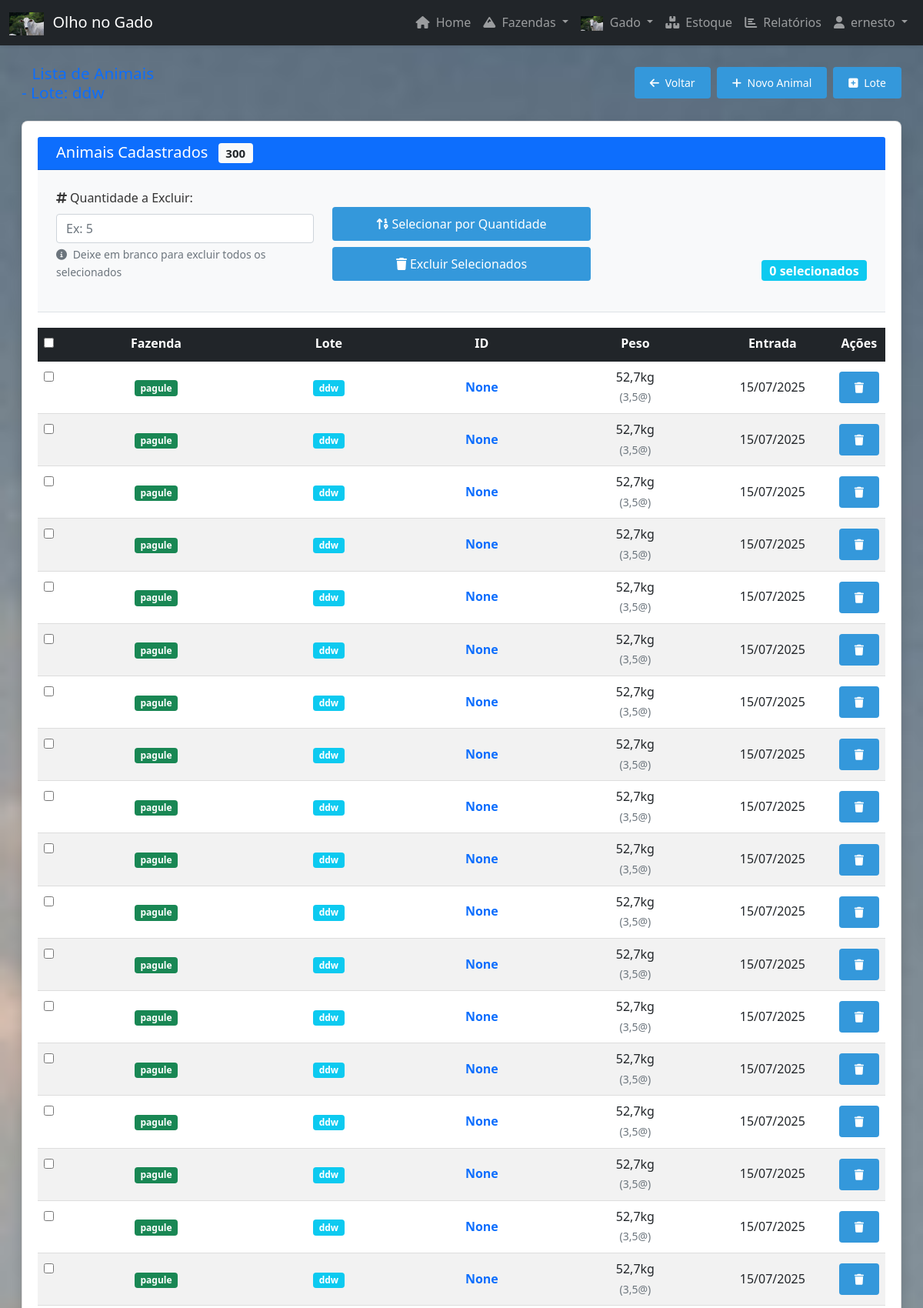
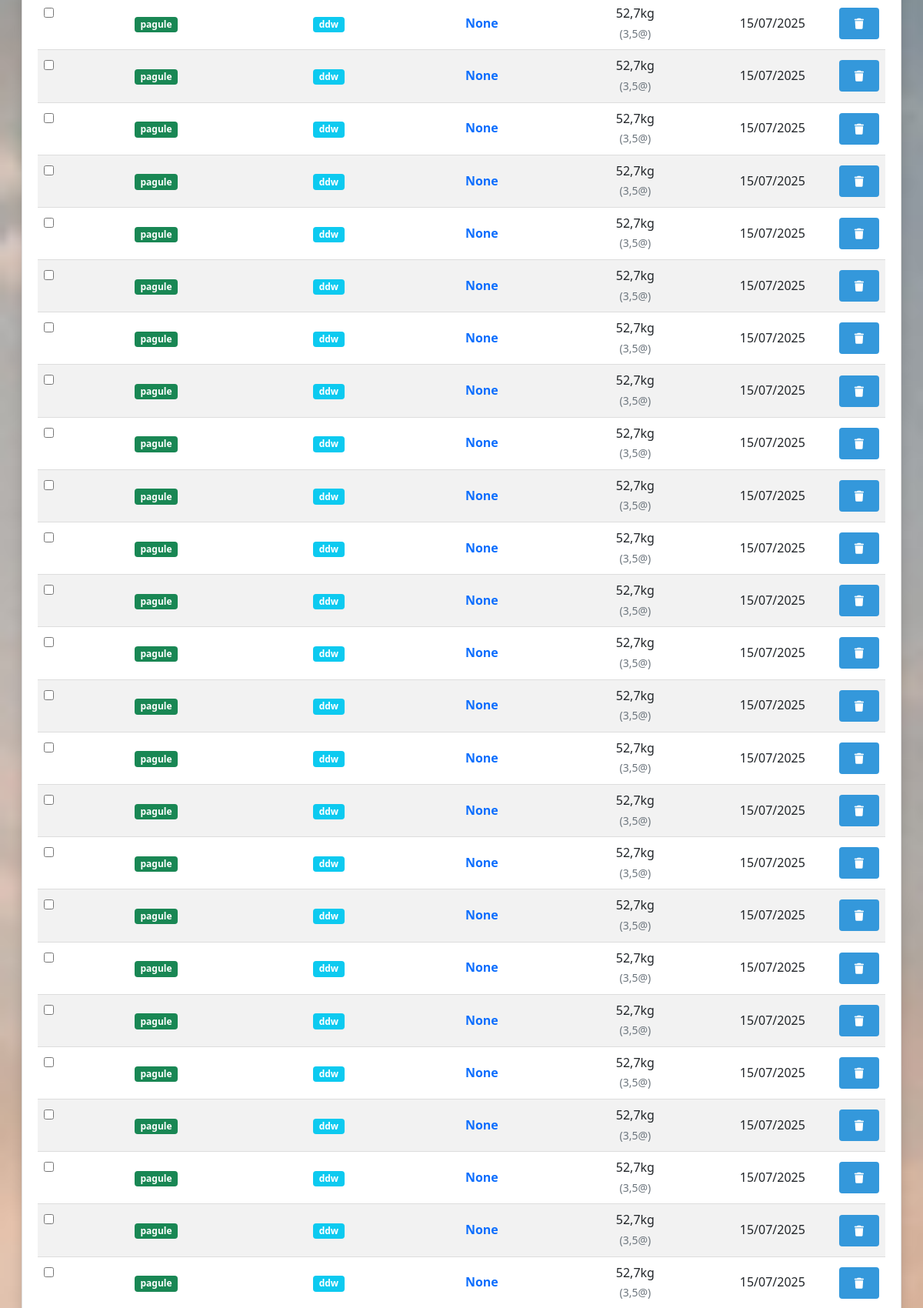
/gado/?lote=5 (signed in, upper part), run on the app's committed database (2 pictures, top to bottom).
### gado/models.py (models this page shows, shortened)
class Animal(models.Model):
    TIPO_CHOICES = [
        ('CORTE', 'Gado de Corte'),
        ('LEITE', 'Gado Leiteiro'),
    ]
    fazenda = models.ForeignKey(Fazenda, on_delete=models.CASCADE)
    lote = models.ForeignKey(Lote, on_delete=models.CASCADE, related_name='animais', verbose_name="Lote", null=True, blank=True)
    identificador = models.IntegerField("Identificador", unique=True, null=True, blank=True)
    tipo = models.CharField("Tipo de Gado", max_length=10, choices=TIPO_CHOICES, default='CORTE')
    data_entrada = models.DateField("Data de Entrada")
    data_de_saida = models.DateField("Data de Saída", blank=True, null=True)
    peso = models.DecimalField("Peso (kg)", max_digits=6, decimal_places=2)
    observacoes_baixa = models.TextField("Observações de Baixa", blank=True, null=True, help_text="Motivo da baixa ou observações sobre a saída do animal")
    is_active = models.BooleanField(default=True)
    user = models.ForeignKey(User, on_delete=models.CASCADE, null=True, blank=True)
    objects = ActiveManager()  # Manager padrão - apenas registros ativos
    all_objects = AllManager()  # Manager para todos os registros
    class Meta:
        verbose_name = "Animal"
        verbose_name_plural = "Animais"
    def peso_em_arrobas(self):
        return round(self.peso / 15, 2)

### fazendascdst/models.py (models this page shows, shortened)
class Fazenda(models.Model):
    user = models.ForeignKey(User, on_delete=models.CASCADE, null=True, blank=True)
    nome = models.CharField(max_length=100)
    localização = models.TextField()
    data_de_cadastro = models.DateField(auto_now_add=True)
    is_active = models.BooleanField(default=True)
    objects = ActiveManager()  # Manager padrão - apenas registros ativos
    all_objects = AllManager()  # Manager para todos os registros

class Lote(models.Model):
    user = models.ForeignKey(User, on_delete=models.CASCADE, null=True, blank=True)
    nome = models.CharField("Nome do Lote", max_length=100)
    fazenda = models.ForeignKey(Fazenda, on_delete=models.CASCADE, related_name='lotes')
    capacidade_maxima = models.IntegerField("Capacidade Máxima de Animais", null=True, blank=True)
    data_de_cadastro = models.DateField(auto_now_add=True)
    is_active = models.BooleanField(default=True)
    objects = ActiveManager()
    all_objects = AllManager()
    class Meta:
        verbose_name = "Lote"
        verbose_name_plural = "Lotes"
        unique_together = ['nome', 'fazenda']

### gado/views.py (the view)
# urls.py: path('', views.lista_animais, name='lista_animais'),
@login_required
def lista_animais(request):
    lote_id = request.GET.get('lote')
    if lote_id:
        lote = get_object_or_404(Lote, id=lote_id, user=request.user)
        animais = Animal.objects.filter(lote=lote, user=request.user, is_active=True).select_related('fazenda', 'lote')
        context = {
            'animais': animais,
            'lote_filtro': lote,
        }
    else:
        animais = Animal.objects.filter(user=request.user, is_active=True).select_related('fazenda', 'lote')
        context = {
            'animais': animais,
        }
    return render(request, 'gado/lista.html', context)

### fazendascdst/models.py (called while the page is built)
    def get_queryset(self):
        return super().get_queryset().filter(is_active=True)

### gado/models.py (called while the page is built)
    def get_queryset(self):
        return super().get_queryset().filter(is_active=True)

### templates/gado/lista.html (shortened to what this page needs)
{% extends 'base.html' %}
{% load static %}
{% block content %}
<div class="px-2 px-md-3">
    <div class="d-flex justify-content-between align-items-center mb-3 mb-md-4 flex-wrap">
        <h2 class="text-primary mb-2 mb-md-0" style="font-size: 1.3rem;">
            <span class="d-none d-sm-inline">Lista de </span>Animais
            {% if lote_filtro %}
                <br><small class="text-muted d-md-none">Lote: {{ lote_filtro.nome }}</small>
                <span class="d-none d-md-inline"> - Lote: {{ lote_filtro.nome }}</span>
            {% endif %}
        </h2>
        <div class="d-flex gap-2">
            {% if lote_filtro %}
                <a href="{% url 'overview_piquetes' %}" class="btn btn-secondary btn-sm">
                    <i class="fas fa-arrow-left me-1"></i>
                    <span class="d-none d-sm-inline">Voltar</span><span class="d-sm-none">Voltar</span>
                </a>
            {% endif %}
            <a href="{% url 'adicionar_animal' %}" class="btn btn-success btn-sm">
                <i class="fas fa-plus me-1"></i>
                <span class="d-none d-sm-inline">Novo Animal</span><span class="d-sm-none">Novo</span>
            </a>
            <a href="{% url 'batch_insert_animais' %}" class="btn btn-info btn-sm">
                <i class="fas fa-plus-square me-1"></i>
                <span class="d-none d-sm-inline">Lote</span><span class="d-sm-none">Lote</span>
            </a>
        </div>
    </div>
    <div class="card shadow">
        <div class="card-header bg-primary text-white">
            <h5 class="card-title mb-0">
                Animais Cadastrados
                <span class="badge bg-light text-dark ms-2">{{ animais.count }}</span>
            </h5>
        </div>
        <div class="card-body p-0">
            {% if animais %}
            <form method="post" action="{% url 'excluir_animais_lote' %}" id="form-excluir-lote">
                <div class="p-4 bg-light border-bottom">
                    <div class="row align-items-end">
                        <div class="col-sm-4 mb-3">
                            <label for="quantidadeExcluir" class="form-label">
                                <i class="fas fa-hashtag me-1"></i>Quantidade a Excluir:
                            </label>
                            <input type="number" class="form-control" id="quantidadeExcluir"
                                   min="1" max="{{ animais.count }}" placeholder="Ex: 5" onchange="validarQuantidadeExcluir()">
                            <div class="form-text">
                                <i class="fas fa-info-circle me-1"></i>
                                Deixe em branco para excluir todos os selecionados
                            </div>
                        </div>
                        <div class="col-sm-4 mb-3">
                            <div class="d-flex flex-column gap-2">
                                <button type="button" class="btn btn-warning" onclick="selecionarPorQuantidadeExcluir()">
                                    <i class="fas fa-sort-numeric-up me-1"></i>Selecionar por Quantidade
                                </button>
                                <button type="submit" class="btn btn-danger" onclick="return confirm('Tem certeza que deseja excluir os animais selecionados?')">
                                    <i class="fas fa-trash me-1"></i>Excluir Selecionados
                                </button>
                            </div>
                        </div>
                        <div class="col-sm-4 text-end mb-3">
                            <span class="badge bg-info fs-6" id="contadorSelecionados">0 selecionados</span>
                        </div>
                    </div>
                </div>
                <div class="table-responsive">
                    <table class="table table-hover mb-0">
                        <thead class="table-dark">
                            <tr>
                                <th><input type="checkbox" id="select-all"></th>
                                <th class="text-center" style="width: 25%;">Fazenda</th>
                                <th class="text-center" style="width: 20%;">Lote</th>
                                <th class="text-center" style="width: 20%;">ID</th>
                                <th class="text-center d-none d-md-table-cell" style="width: 20%;">Peso</th>
                                <th class="text-center d-none d-lg-table-cell" style="width: 15%;">Entrada</th>
                                <th class="text-center" style="width: 10%;">Ações</th>
                            </tr>
                        </thead>
                        <tbody>
                            {% for animal in animais %}
                            <tr>
                                <td><input type="checkbox" name="animais_ids" value="{{ animal.id }}"></td>
                                <td class="text-center align-middle">
                                    <span class="badge bg-success">{{ animal.fazenda.nome }}</span>
                                </td>
                                <td class="text-center align-middle">
                                    <span class="badge bg-info">{{ animal.lote.nome }}</span>
                                </td>
                                <td class="text-center align-middle">
                                    <strong class="text-primary">{{ animal.identificador }}</strong>
                                </td>
                                <td class="text-center align-middle d-none d-md-table-cell">
                                    {{ animal.peso|floatformat:1 }}kg<br>
                                    <small class="text-muted">({{ animal.peso_em_arrobas|floatformat:1 }}@)</small>
                                </td>
                                <td class="text-center align-middle d-none d-lg-table-cell">
                                    {{ animal.data_entrada|date:"d/m/Y" }}
                                </td>
                                <td class="text-center align-middle">
                                    <div class="btn-group" role="group">
                                        <button class="btn btn-outline-danger btn-sm" title="Excluir"
                                                onclick="deletarAnimal({{ animal.id }}, '{{ animal.identificador }}')">
                                            <i class="fas fa-trash"></i>
                                        </button>
                                    </div>
                                </td>
                            </tr>
                            {% endfor %}
                        </tbody>
                    </table>
                </div>
            </form>
            {% endif %}
        </div>
    </div>
</div>
{% endblock %}

### templates/base.html (shortened to what this page needs)
{% load static %}
<!DOCTYPE html>
<html lang="pt-BR">
<head>
    <link href="https://cdn.jsdelivr.net/npm/bootstrap@5.1.3/dist/css/bootstrap.min.css" rel="stylesheet">
    <link href="https://cdnjs.cloudflare.com/ajax/libs/font-awesome/6.0.0/css/all.min.css" rel="stylesheet">
    <link rel="stylesheet" href="{% static 'css/style.css' %}">
</head>
<body>
    <nav class="navbar navbar-expand-lg navbar-dark bg-dark shadow-sm">
        <div class="container-fluid">
            <a class="navbar-brand" href="{% url 'index' %}">
                <img src="{% static 'img/pexels-matheus-lara-1785960246-31026900.jpg' %}" alt="Trator" style="height: 1.5em; width: auto; vertical-align: middle; margin-right: 0.3em;">
                <span class="d-none d-md-inline">Olho no Gado</span>
            </a>
            <div class="collapse navbar-collapse" id="navbarNav">
                <ul class="navbar-nav ms-auto">
                    <li class="nav-item">
                        <a class="nav-link" href="{% url 'index' %}">
                            <i class="fas fa-home me-1"></i> Home
                        </a>
                    </li>
                    <li class="nav-item dropdown">
                        <a class="nav-link dropdown-toggle" href="#" id="fazendaDropdown" role="button"
                           data-bs-toggle="dropdown">
                            <i class="fas fa-mountain me-1"></i> Fazendas
                        </a>
                    </li>
                    <li class="nav-item dropdown">
                        <a class="nav-link dropdown-toggle" href="#" id="gadoDropdown" role="button"
                           data-bs-toggle="dropdown">
                            <img src="{% static 'img/pexels-matheus-lara-1785960246-31026900.jpg' %}" alt="Trator" style="height: 1.2em; width: auto; vertical-align: middle; margin-right: 0.3em;"> Gado
                        </a>
                    </li>
                    <li class="nav-item">
                        <a class="nav-link" href="{% url 'estoque_index' %}">
                            <i class="fas fa-boxes me-1"></i> Estoque
                        </a>
                    </li>
                    <li class="nav-item">
                        <a class="nav-link" href="{% url 'relatorios_index' %}">
                            <i class="fas fa-chart-bar me-1"></i> Relatórios
                        </a>
                    </li>
                    {% if user.is_authenticated %}
                    <li class="nav-item dropdown">
                        <a class="nav-link dropdown-toggle" href="#" id="userDropdown" role="button"
                           data-bs-toggle="dropdown">
                            <i class="fas fa-user me-1"></i> {{ user.username }}
                        </a>
                    </li>
                    {% else %}
                    <li class="nav-item">
                        <a class="nav-link" href="{% url 'login' %}">
                            <i class="fas fa-sign-in-alt me-1"></i> Login
                        </a>
                    </li>
                    {% endif %}
                </ul>
            </div>
        </div>
    </nav>
    <main class="container-fluid my-3 my-md-4">
        {% block content %}{% endblock %}
    </main>
    {% now 'Y' as year %}
</body>
</html>

### static/css/style.css (style rules this page uses)
body { font-family: 'Segoe UI', Tahoma, Geneva, Verdana, sans-serif; margin: 0; padding: 0; background-color: #f5f5f5; color: #333; line-height: 1.6; min-height: 100vh; display: flex; flex-direction: column; }
main { flex: 1; }
table { width: 100%; border-collapse: collapse; margin: 20px 0; box-shadow: 0 2px 3px rgba(0, 0, 0, 0.1); }
th, td { padding: 12px 15px; text-align: left; border-bottom: 1px solid #ddd; }
th { background-color: #2c3e50; color: white; }
tr:nth-child(even) { background-color: #f2f2f2; }
.btn { display: inline-block; padding: 10px 20px; background-color: #3498db; color: white; border: none; border-radius: 4px; cursor: pointer; text-decoration: none; }
.card { background: white; border-radius: 8px; padding: 20px; margin: 10px 0; box-shadow: 0 2px 5px rgba(0, 0, 0, 0.1); }

### data on the page
Animal: fazenda.nome "pagule", lote.nome "ddw", identificador "None", peso "52,7", peso_em_arrobas "3,5", data_entrada "15/07/2025"
Animal: fazenda.nome "pagule", lote.nome "ddw", identificador "None", peso "52,7", peso_em_arrobas "3,5", data_entrada "15/07/2025"
Animal: fazenda.nome "pagule", lote.nome "ddw", identificador "None", peso "52,7", peso_em_arrobas "3,5", data_entrada "15/07/2025"
Animal: fazenda.nome "pagule", lote.nome "ddw", identificador "None", peso "52,7", peso_em_arrobas "3,5", data_entrada "15/07/2025"
Animal: fazenda.nome "pagule", lote.nome "ddw", identificador "None", peso "52,7", peso_em_arrobas "3,5", data_entrada "15/07/2025"
Animal: fazenda.nome "pagule", lote.nome "ddw", identificador "None", peso "52,7", peso_em_arrobas "3,5", data_entrada "15/07/2025"
Animal: fazenda.nome "pagule", lote.nome "ddw", identificador "None", peso "52,7", peso_em_arrobas "3,5", data_entrada "15/07/2025"
Animal: fazenda.nome "pagule", lote.nome "ddw", identificador "None", peso "52,7", peso_em_arrobas "3,5", data_entrada "15/07/2025"
Animal: fazenda.nome "pagule", lote.nome "ddw", identificador "None", peso "52,7", peso_em_arrobas "3,5", data_entrada "15/07/2025"
Animal: fazenda.nome "pagule", lote.nome "ddw", identificador "None", peso "52,7", peso_em_arrobas "3,5", data_entrada "15/07/2025"
Animal: fazenda.nome "pagule", lote.nome "ddw", identificador "None", peso "52,7", peso_em_arrobas "3,5", data_entrada "15/07/2025"
Animal: fazenda.nome "pagule", lote.nome "ddw", identificador "None", peso "52,7", peso_em_arrobas "3,5", data_entrada "15/07/2025"
Animal: fazenda.nome "pagule", lote.nome "ddw", identificador "None", peso "52,7", peso_em_arrobas "3,5", data_entrada "15/07/2025"
Animal: fazenda.nome "pagule", lote.nome "ddw", identificador "None", peso "52,7", peso_em_arrobas "3,5", data_entrada "15/07/2025"
Animal: fazenda.nome "pagule", lote.nome "ddw", identificador "None", peso "52,7", peso_em_arrobas "3,5", data_entrada "15/07/2025"
Animal: fazenda.nome "pagule", lote.nome "ddw", identificador "None", peso "52,7", peso_em_arrobas "3,5", data_entrada "15/07/2025"
Animal: fazenda.nome "pagule", lote.nome "ddw", identificador "None", peso "52,7", peso_em_arrobas "3,5", data_entrada "15/07/2025"
Animal: fazenda.nome "pagule", lote.nome "ddw", identificador "None", peso "52,7", peso_em_arrobas "3,5", data_entrada "15/07/2025"
Animal: fazenda.nome "pagule", lote.nome "ddw", identificador "None", peso "52,7", peso_em_arrobas "3,5", data_entrada "15/07/2025"
Animal: fazenda.nome "pagule", lote.nome "ddw", identificador "None", peso "52,7", peso_em_arrobas "3,5", data_entrada "15/07/2025"
Animal: fazenda.nome "pagule", lote.nome "ddw", identificador "None", peso "52,7", peso_em_arrobas "3,5", data_entrada "15/07/2025"
Animal: fazenda.nome "pagule", lote.nome "ddw", identificador "None", peso "52,7", peso_em_arrobas "3,5", data_entrada "15/07/2025"
Animal: fazenda.nome "pagule", lote.nome "ddw", identificador "None", peso "52,7", peso_em_arrobas "3,5", data_entrada "15/07/2025"
Animal: fazenda.nome "pagule", lote.nome "ddw", identificador "None", peso "52,7", peso_em_arrobas "3,5", data_entrada "15/07/2025"
Animal: fazenda.nome "pagule", lote.nome "ddw", identificador "None", peso "52,7", peso_em_arrobas "3,5", data_entrada "15/07/2025"
Animal: fazenda.nome "pagule", lote.nome "ddw", identificador "None", peso "52,7", peso_em_arrobas "3,5", data_entrada "15/07/2025"
Animal: fazenda.nome "pagule", lote.nome "ddw", identificador "None", peso "52,7", peso_em_arrobas "3,5", data_entrada "15/07/2025"
Animal: fazenda.nome "pagule", lote.nome "ddw", identificador "None", peso "52,7", peso_em_arrobas "3,5", data_entrada "15/07/2025"
Animal: fazenda.nome "pagule", lote.nome "ddw", identificador "None", peso "52,7", peso_em_arrobas "3,5", data_entrada "15/07/2025"
Animal: fazenda.nome "pagule", lote.nome "ddw", identificador "None", peso "52,7", peso_em_arrobas "3,5", data_entrada "15/07/2025"
Animal: fazenda.nome "pagule", lote.nome "ddw", identificador "None", peso "52,7", peso_em_arrobas "3,5", data_entrada "15/07/2025"
Animal: fazenda.nome "pagule", lote.nome "ddw", identificador "None", peso "52,7", peso_em_arrobas "3,5", data_entrada "15/07/2025"
Animal: fazenda.nome "pagule", lote.nome "ddw", identificador "None", peso "52,7", peso_em_arrobas "3,5", data_entrada "15/07/2025"
Animal: fazenda.nome "pagule", lote.nome "ddw", identificador "None", peso "52,7", peso_em_arrobas "3,5", data_entrada "15/07/2025"
Animal: fazenda.nome "pagule", lote.nome "ddw", identificador "None", peso "52,7", peso_em_arrobas "3,5", data_entrada "15/07/2025"
Animal: fazenda.nome "pagule", lote.nome "ddw", identificador "None", peso "52,7", peso_em_arrobas "3,5", data_entrada "15/07/2025"
Animal: fazenda.nome "pagule", lote.nome "ddw", identificador "None", peso "52,7", peso_em_arrobas "3,5", data_entrada "15/07/2025"
Animal: fazenda.nome "pagule", lote.nome "ddw", identificador "None", peso "52,7", peso_em_arrobas "3,5", data_entrada "15/07/2025"
Animal: fazenda.nome "pagule", lote.nome "ddw", identificador "None", peso "52,7", peso_em_arrobas "3,5", data_entrada "15/07/2025"
Animal: fazenda.nome "pagule", lote.nome "ddw", identificador "None", peso "52,7", peso_em_arrobas "3,5", data_entrada "15/07/2025"
Animal: fazenda.nome "pagule", lote.nome "ddw", identificador "None", peso "52,7", peso_em_arrobas "3,5", data_entrada "15/07/2025"
Animal: fazenda.nome "pagule", lote.nome "ddw", identificador "None", peso "52,7", peso_em_arrobas "3,5", data_entrada "15/07/2025"
Animal: fazenda.nome "pagule", lote.nome "ddw", identificador "None", peso "52,7", peso_em_arrobas "3,5", data_entrada "15/07/2025"

### other printed values
{{ user.username }} "ernesto"
{{ animais.count }} "300"
